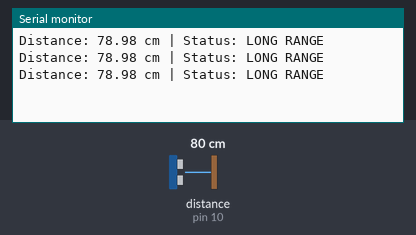
The sketch below on a simulated Arduino Uno, built with avr-gcc and run on an emulated ATmega328P. Parts: the last lines printed to the serial monitor. Wiring (inferred from the names in the program): ultrasonic range finder: trigger pin 9; echo pin 10. Inputs (shaded band) come from the test bench; at power-on: distance to the obstacle (sensor on pin 10) 80 cm. The echo pulse lasts 58.3 µs per cm.

Above: at 1.4 s.
1.5 s: distance to the obstacle (sensor on pin 10) set to 43 cm
At 2.3 s:
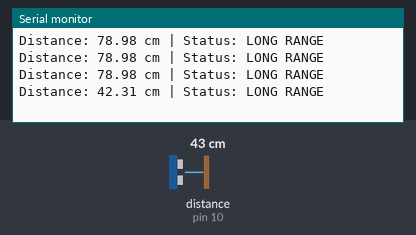
3.0 s: distance to the obstacle (sensor on pin 10) set to 38 cm
At 3.5 s:
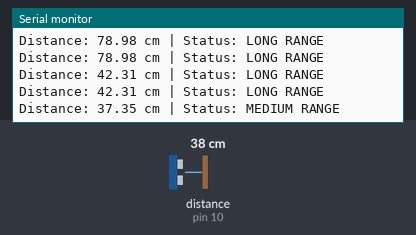
5.1 s: distance to the obstacle (sensor on pin 10) set to 12 cm
At 5.9 s:
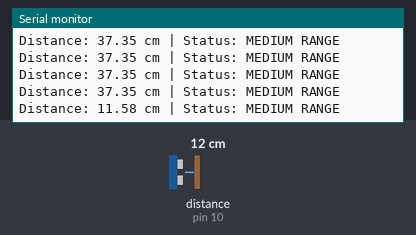
6.6 s: distance to the obstacle (sensor on pin 10) set to 9 cm
At 7.1 s:
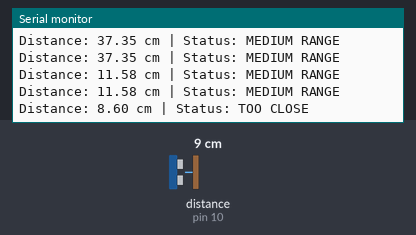

The sketch:

IR_Sensor_Servo_Control.ino
```cpp
#define TRIG_PIN 9
#define ECHO_PIN 10

void setup() {
  Serial.begin(9600);
  pinMode(TRIG_PIN, OUTPUT);
  pinMode(ECHO_PIN, INPUT);
}

void loop() {
  // Trigger pulse
  digitalWrite(TRIG_PIN, LOW);
  delayMicroseconds(2);
  digitalWrite(TRIG_PIN, HIGH);
  delayMicroseconds(10);
  digitalWrite(TRIG_PIN, LOW);

  long duration = pulseIn(ECHO_PIN, HIGH);
  float distance = duration * 0.034 / 2;

  Serial.print("Distance: ");
  Serial.print(distance);
  Serial.print(" cm | Status: ");

  if (distance < 10) {
    Serial.println("TOO CLOSE");
  }
  else if (distance >= 10 && distance <= 40) {
    Serial.println("MEDIUM RANGE");
  }
  else {
    Serial.println("LONG RANGE");
  }

  delay(600);
}
```

Measured:
- the behaviour switches between 41 and 40 cm on distance to the obstacle (sensor on pin 10) (found by bisection; images 1 and 2)
- the behaviour switches between 11 and 10 cm on distance to the obstacle (sensor on pin 10) (found by bisection; images 3 and 4)
- after the input at 1.5 s, the serial monitor: prints a new line after 0.32 s (image 1)
- after the input at 3.0 s, the serial monitor: prints a new line at once (image 2)
- after the input at 5.1 s, the serial monitor: prints a new line after 0.34 s (image 3)
- after the input at 6.6 s, the serial monitor: prints a new line at once (image 4)
